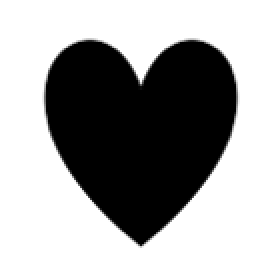
%> input picture images/heart.png, 139 x 139 px (shown 2 times larger)
$ octave main.m   (GNU Octave 9; MATLAB toolbox functions it lacks are replaced by stand-ins)
%> lines starting %> are read from the running program, lines starting %| are printed output that depends on the picture
clc
clear

%INPUT IMAGE
%I = imread('smiley-face-sm.png','png');
I = imread('images/heart.png','png');
%> I is the input picture: size 139x139x3 uint8; min 0, max 255, mean 163.8
%I = imread('test2.gif','gif');
%I = imread('bikenite5.png','png');
if min(I(:,:,1)) == 255
    I=I(:,:,2);
else
    I=I(:,:,1);
%> I: size 139x139 uint8
end
I = flipud(I); %flip image data
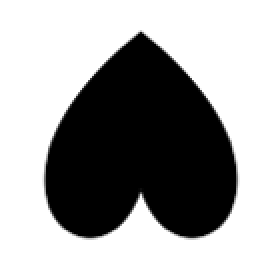
%> I: size 139x139 uint8 (shown 2 times larger); min 0, max 255, mean 163.8; mean of the top-left, top-right, bottom-left and bottom-right quarters 185.5, 178.2, 147.5, 144.6
height = size(I,1);
%> height = 139
width = size(I,2);
%> width = 139
centx=width/2;
%> centx = 69.5
centy=height/2;
%> centy = 69.5
maxcolour = max(I(1:end));
%> maxcolour = 255
polaries=[]; %Init matrix of ones to store information on
index=0;
thres = 223;
for x=1:width
    for y=1:height
        matx = y;
        maty = x;
        neux = x-centx;
        neuy = y-centy;
        radius = sqrt(neux^2+neuy^2);
        angle = atan(neux/neuy);
        if I(maty,matx)<thres
            index=index+1;
            if neuy <0 && neux>=0
            %    angle  = pi-angle
                radius = -radius;
            elseif neux <0 && neuy<0
               radius = -radius;
            end

            %negative radius solution
           if radius<0
               radius =-radius;
               if angle>0
                angle=angle-pi();
               else angle<0
                angle=angle+pi();
               end
           end

           %negative angle solution
           if angle<0
               angle=angle+2*pi();
           end

                polaries(index,2)=radius;
            polaries(index,1)=angle;
            polaries(index,3)=I(maty,matx);
        end
    end
end
%> after the loop, index = 7099
disp('one down');
%Plot results of the straight import
%figure(1);
%polar(polaries(1:end,1),polaries(1:end,2),'.');

%% SPECS of display
disp_circ_pix=37; %37cp |o|o|o|o|o|o|o|o|o| i.e 16 LEDS per side
excl_center=5; %5cp - circular rings, middle ring is a circle
num_centers = round(disp_circ_pix/2,0); %including 0th center
ang_reso = 180; %count per rotation
seg_wid = 2*pi/ang_reso; %rad
disp('two down')

%% INITIALISE CONTENTS
res = zeros(disp_circ_pix,ang_reso); %rows, cols
rad_bounds = [0,0.5:1:disp_circ_pix/2];
rad_centers = [0,1:disp_circ_pix/2];
ang_centers = [0:seg_wid:2*pi-seg_wid];
ang_bounds = [-seg_wid/2,seg_wid/2:seg_wid:2*pi-seg_wid/2];

%OUTPUT IMAGE DETAILS
output = zeros(ang_reso,size(rad_centers,2));


%scale matrix for given theoretical concentric width (disp_circ_pix)
scale_ratio = disp_circ_pix/max(width,height);
%> scale_ratio = 0.266
for i=1:size(polaries,1)
    polaries(i,2)=polaries(i,2)*scale_ratio;
end

%analysie each pixel in the main image and see which hole they fit into and
%place one count into each hole
figure(2);
clf;
polar(polaries(1:end,1),polaries(1:end,2),'.') %polaries in format rad,ang,int. r,a, only important
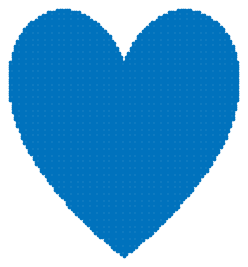
%> figure redrawn from the program's plot data
for i=1:size(polaries,1)
        angle = polaries(i,1);
    radius = polaries(i,2);
    a_ind = 0;
    r_ind = 0;
    for j=1:ang_reso %ANGLE
        larc = ang_bounds(j);
        rarc = ang_bounds(j+1);
        if angle>=larc && angle<rarc
            a_ind = j;
            break
        end
    end
        %if
    for k=1:num_centers
        radmin = rad_bounds(k);
        radmax = rad_bounds(k+1);
        if radius>radmin && radius<=radmax
            r_ind = k;
            break
        end
    end
    if r_ind && a_ind
        output(a_ind,r_ind)=output(a_ind,r_ind)+1;
    end
end
%> this loop made 7099 passes
%> (angle, radius) on passes 1 to 3: (4.74, 14.25), (4.72, 13.98), (4.74, 13.98)
disp('three down')

%% final representation plot
figure(1);
clf;
ang = []
rho = []
hold on
    for j=1:ang_reso %ANGLE
        for k=4:size(rad_centers,2)
            if output(j,k)>0
                ang = [ang,ang_centers(j)];
                rho = [rho,rad_centers(k)];
            end
        end
    end
%> after the loop, ang = 1828 values from 0 to 6.25; rho = 1828 values, max 16 at index 205, min 3 at index 6, mean 8.01
    j=polar(ang,rho,'ro'); %plot theta, rho
    set(j,'markerfacecolor','r')

    axis([-20 20 -20 20])
    axis equal
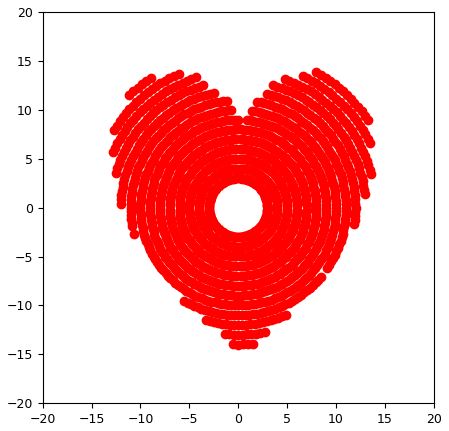
%> figure redrawn from the program's plot data
disp('done');

%% strip out data to create a matrix file for the uC
% first leave only 16 pixels
output=output(:,end-15:end);

%% condition data
for j=1:numel(output)
    if output(j)>0
        output(j)=1;
    end
end

fileID = fopen('img.bin','w');
for i=1:size(output,1)
    fwrite(fileID, logical(output(i,1:8)),'ubit1',0,'b');
    fwrite(fileID, logical(output(i,9:end)),'ubit1',0,'b');
end
fclose(fileID);
